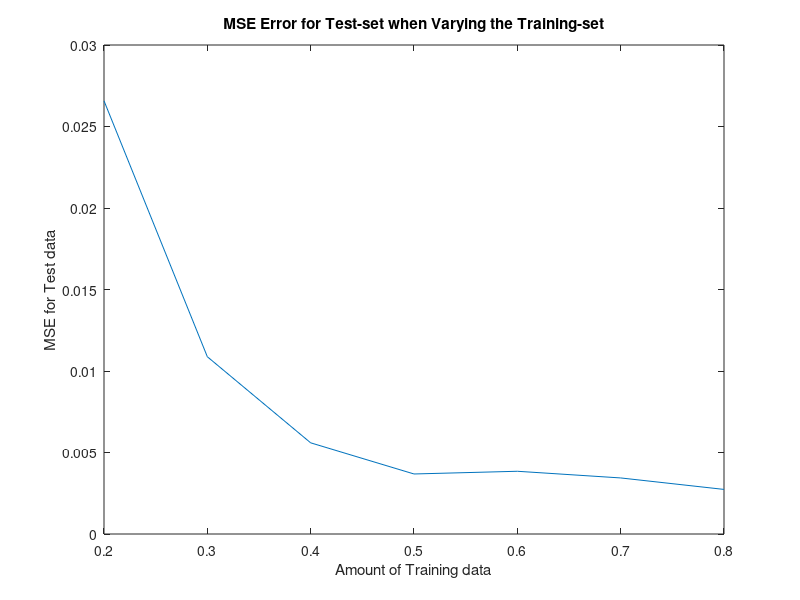

This chart was generated by the following MATLAB code:
% Author: Alice

% 3.3 Function Approximaion
%% 3.3.1 Generate function data
% Gauss function
clc 
clear all 
close all

x=[-5:0.5:5]';
y=[-5:0.5:5]';
z=exp(-x.*x*0.1) * exp(-y.*y*0.1)' - 0.5;
%{
figure;
mesh(x, y, z);
axis([-5 5 -5 5 -0.7 0.7]);
xlabel('x')
ylabel('y')
zlabel('z')
%}
ndata = length(x)*length(y);
targets = reshape(z, 1, ndata);
[xx, yy] = meshgrid (x, y);
patterns =[reshape(xx, 1, ndata); reshape(yy, 1, ndata)];

% Add Bias
X = [patterns; ones(1,size(patterns,2))];
T = targets; 
N = size(X,2);
data = [X; T];

% Decide amount of training data
%324/N %400/N  %  ?0.52, ?0.73, ?0.9 %For plot
sets = [0.8 0.7 0.6 0.5 0.4 0.3 0.2];

% Parameters
eta = 0.009;
nr_epochs = 100;
nr_iterations = 10;
alpha = 0.9;
nodes = 22;%1:1:25;

% Train the network and visualise the approximated function
mse_test_different_sets = zeros(1, length(sets));
for s = 1:length(sets)
    set = sets(s);
    amount_train = set;
    
    % Divide into train and test data
    stop = round(amount_train*size(X,2));
    indices = randperm(N);
    shuffled_data = data(:,indices);
    X_train = shuffled_data(1:size(data,1)-1, 1:stop);
    T_train = shuffled_data(size(data,1), 1:stop);
    %X_test = shuffled_data(1:size(data,1)-1, stop+1:end);
    %T_test = shuffled_data(size(data,1), stop+1:end);
    X_test = shuffled_data(1:size(data,1)-1,:);
    T_test = shuffled_data(size(data,1),:);

    %{
    % Only for plotting (Select relevant part training)
    x_train = shuffled_data(1,1:stop);
    y_train = shuffled_data(2,1:stop);
    gridsize = sqrt(length(x_train));
    xx = reshape(x_train, gridsize, gridsize);
    yy = reshape(y_train, gridsize, gridsize);
    %}
    %{
    % For plotting classic data with mesh
    X_train = X;
    T_train = T;
    xx = x;
    yy = y;
    gridsize = length(xx);
    %}

    % 2-layer perceptron
    n_train = size(X_train,2);
    n_test = size(X_test,2);
    iter_errors_train = zeros(length(nodes),nr_epochs,nr_iterations);
    iter_errors_test = zeros(nr_iterations,length(nodes));
    for iter = 1:nr_iterations
        errors_train = zeros(length(nodes),nr_epochs);
        errors_test = zeros(1,length(nodes));
        for i = 1:length(nodes)

            % Initialize W
            Nhidden = nodes(i);
            T_dim = size(T_train,1);
            X_dim = size(X_train,1);
            dW = zeros(Nhidden, X_dim);
            dV = zeros(T_dim, Nhidden+1);
            W = normrnd(0,1,[Nhidden X_dim]);
            V = normrnd(0,1,[T_dim Nhidden+1]); % Bias

            %figure
            for epoch = 1:nr_epochs
                % Forward pass
                hin = W * X_train;
                hout = [2 ./ (1+exp(-hin)) - 1 ; ones(1,n_train)];
                oin = V * hout;
                out = 2 ./ (1+exp(-oin)) - 1;

                % Backward pass  o=y
                delta_o = (out - T_train) .* ((1 + out) .* (1 - out)) * 0.5;
                delta_h = (V' * delta_o) .* ((1 + hout) .* (1 - hout)) * 0.5;
                delta_h = delta_h(1:Nhidden, :);

                % Weight update
                dW = (dW .* alpha) - (delta_h * X_train') .* (1-alpha);
                dV = (dV .* alpha) - (delta_o * hout') .* (1-alpha);
                W = W + dW .* eta;
                V = V + dV .* eta;

                % Animated plot
                %zz = reshape(out, gridsize, gridsize);
                %mesh(xx,yy,zz);
                %axis([-5 5 -5 5 -0.7 0.7]);
                %plot(xx,zz,'r*')
                %drawnow;

                % MSE Error train
                err_train = sum((T_train-out).^2)*(1/n_train);
                errors_train(i,epoch) = err_train;

            end
            % Test
            hin_test = W * X_test;
            hout_test = [2 ./ (1+exp(-hin_test)) - 1 ; ones(1,n_test)];
            oin_test = V * hout_test;
            out_test = 2 ./ (1+exp(-oin_test)) - 1;

            % MSE Error
            err_test = sum((T_test-out_test).^2)*(1/n_test);
            errors_test(i) = err_test;
        end
        iter_errors_train(:,:,iter) = errors_train;
        iter_errors_test(iter,:) = errors_test;
    end
    % Find number of nodes that minimizes the error
    mean_errors_test = sum(iter_errors_test,1)/nr_iterations
    mean_errors_train = sum(iter_errors_train,3)/nr_iterations;
    final_errors_train = mean_errors_train(:,end);
    min_train = min(final_errors_train);
    best_nrNodes_train = find(final_errors_train == min_train)
    min_train = min(mean_errors_test);
    best_nrNodes_test = find(mean_errors_test == min_train)
    
    mse_test_different_sets(s) = mean_errors_test
end


figure
plot(sets, mse_test_different_sets)
title('MSE Error for Test-set when Varying the Training-set')
xlabel('Amount of Training data')
ylabel('MSE for Test data')

%{
figure
axis([0 nr_epochs 0 1])
errors = mean_errors_train;
for j = 5:5:length(nodes)
    hold on
    plot(1:nr_epochs, errors(j,:))
end
title('Covergence of the 2-layer Perceptron Algorithm for Function Approx.')
legend('5 Nodes', '10 Nodes', '15 Nodes', '20 Nodes', '25 Nodes')
xlabel('Epochs') % x-axis label
ylabel('MSE Error') % y-axis label   
%}


